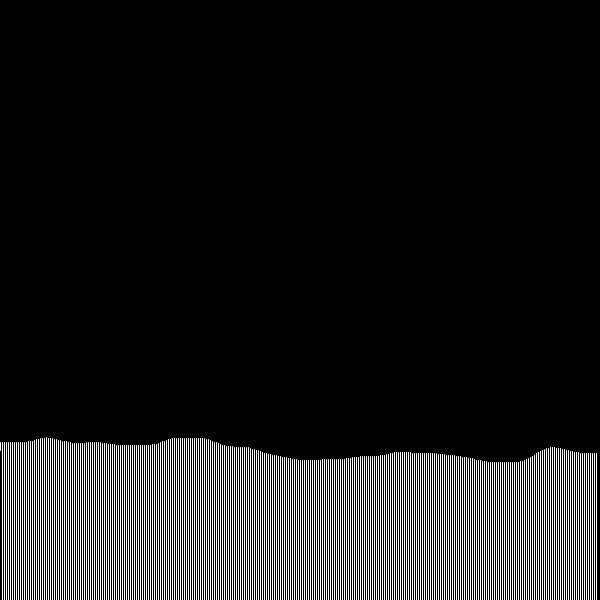
Frame 1 (no input)
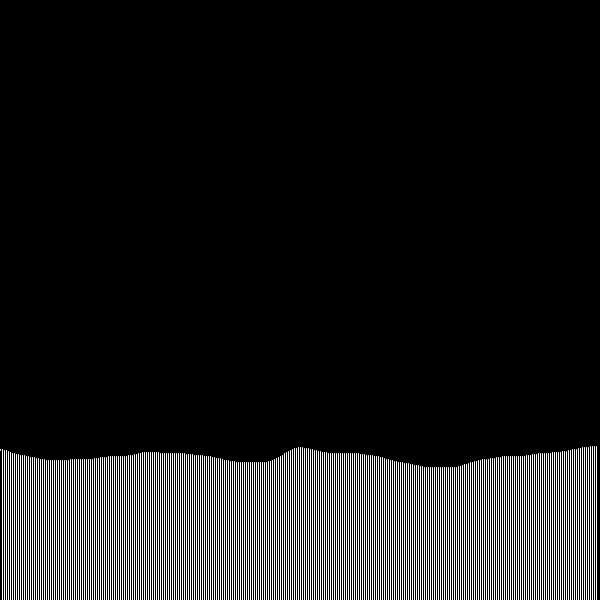
Frame 60 (the mouse pressed at the canvas centre just before this capture)
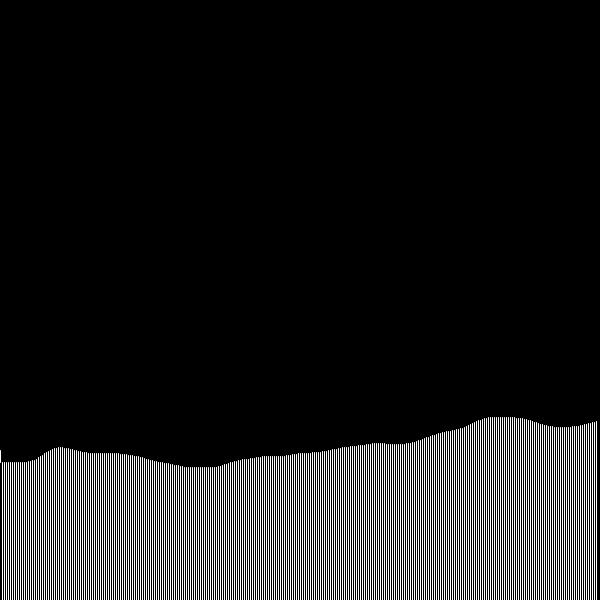
Frame 120 (the mouse held since frame 60 and released just before this capture)

The Processing sketch that drew these frames (run headless with seeded random() and noise(); from frame 60 on, the mouse is pressed at the canvas centre):

// Processing sketch: moving2d
// ── moving2d.pde
int n=600/2;
PVector[] p=new PVector[n];
float np=100;
float nnp=0.1;
void setup(){
  size(600,600);
  
  
  for(int i=0;i<n;i++){
    float y=map(noise(np),0,1,400,500);  
    p[i]=new PVector(i*2,y);
    np+=0.01;
  }
}

void draw(){  
  np=100;
  background(0);
  stroke(255);
  line(p[0].x,p[0].y,0,450);
  for(int i=1;i<n-1;i++){
    line(p[i].x,p[i].y,p[i].x,600);
  }
  np+=nnp;
  for(int i=0;i<n;i++){
    float y=map(noise(np),0,1,400,500);  
    p[i]=new PVector(i*2,y);
    np+=0.01;
  }
  nnp+=0.02;

}
